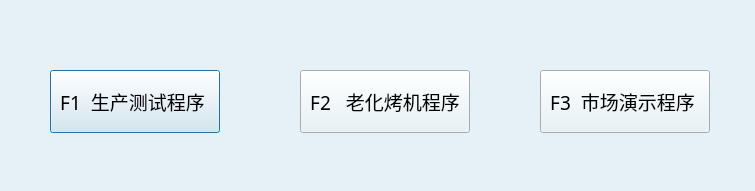
<?xml version="1.0" encoding="UTF-8"?>
<ui version="4.0">
 <class>choiceOtherPro</class>
 <widget class="QDialog" name="choiceOtherPro">
  <property name="geometry">
   <rect>
    <x>0</x>
    <y>0</y>
    <width>755</width>
    <height>191</height>
   </rect>
  </property>
  <property name="windowTitle">
   <string>请选择需要的程序</string>
  </property>
  <property name="toolTip">
   <string/>
  </property>
  <property name="styleSheet">
   <string notr="true">background-color:rgb(229,241,246)</string>
  </property>
  <widget class="QPushButton" name="pushButton_sc">
   <property name="geometry">
    <rect>
     <x>50</x>
     <y>70</y>
     <width>170</width>
     <height>63</height>
    </rect>
   </property>
   <property name="font">
    <font>
     <family>Abyssinica SIL</family>
     <pointsize>14</pointsize>
    </font>
   </property>
   <property name="text">
    <string>F1  生产测试程序 </string>
   </property>
   <property name="shortcut">
    <string>F1</string>
   </property>
  </widget>
  <widget class="QPushButton" name="pushButton_kaoji">
   <property name="geometry">
    <rect>
     <x>300</x>
     <y>70</y>
     <width>170</width>
     <height>63</height>
    </rect>
   </property>
   <property name="font">
    <font>
     <family>Abyssinica SIL</family>
     <pointsize>14</pointsize>
    </font>
   </property>
   <property name="text">
    <string>F2   老化烤机程序</string>
   </property>
   <property name="shortcut">
    <string>F2</string>
   </property>
  </widget>
  <widget class="QPushButton" name="pushButton_guide">
   <property name="geometry">
    <rect>
     <x>540</x>
     <y>70</y>
     <width>170</width>
     <height>63</height>
    </rect>
   </property>
   <property name="font">
    <font>
     <family>Abyssinica SIL</family>
     <pointsize>14</pointsize>
    </font>
   </property>
   <property name="text">
    <string>F3  市场演示程序 </string>
   </property>
   <property name="shortcut">
    <string>F3</string>
   </property>
  </widget>
  <widget class="QPushButton" name="pushButton">
   <property name="geometry">
    <rect>
     <x>680</x>
     <y>10</y>
     <width>61</width>
     <height>31</height>
    </rect>
   </property>
   <property name="focusPolicy">
    <enum>Qt::NoFocus</enum>
   </property>
   <property name="text">
    <string/>
   </property>
   <property name="shortcut">
    <string>Backspace</string>
   </property>
   <property name="flat">
    <bool>true</bool>
   </property>
  </widget>
 </widget>
 <resources/>
 <connections/>
</ui>
